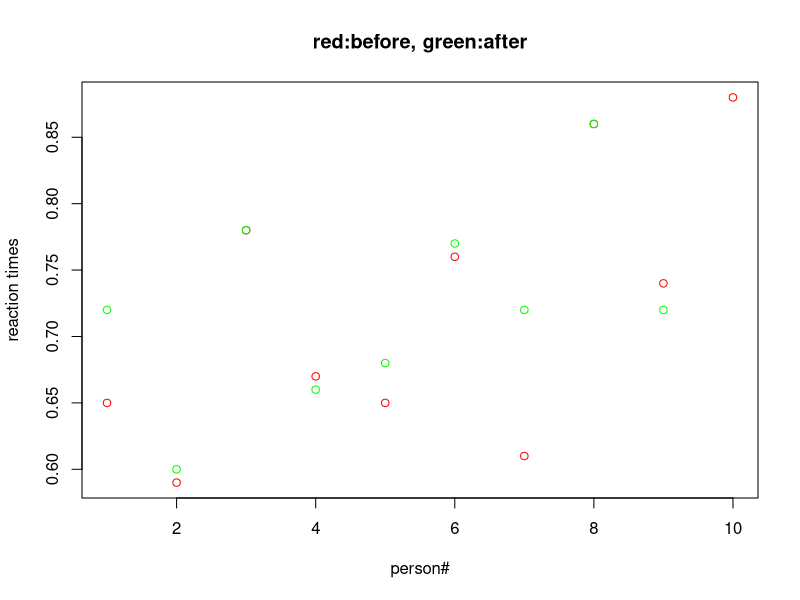

R code for this plot:
## ---- chunk 1
knitr::opts_chunk$set(echo = TRUE)
## ---- chunk 2
pH <- c(7.07, 7.00, 7.10, 6.97, 7.00, 7.03, 7.01, 7.01, 6.98, 7.08)
## ---- chunk 3
d <- pH - 7
d <- d[d != 0]
n <- length(d)
r <- rank(abs(d))
sr <- r* sign(d)
z.cc <- (sum(sr)+1)/sqrt(sum(sr^2))
pnorm(z.cc)
## ---- chunk 4
wilcox.test(pH, rep(7,length(pH)), alternative="two.sided", paired=TRUE, exact=FALSE)
## ---- chunk 5
veteran <- data.frame(
    plasma=c(2.5, 3.1, 2.1, 3.5, 7.2, 1.8, 6.0, 3.0, 36.0, 4.7, 6.9, 
        3.3, 4.6, 1.6, 7.3, 1.8, 20.0, 2.0, 2.5, 2.3),
    fattissue=c(4.9, 5.9, 4.4, 6.9, 4.0, 4.2, 10.0, 5.5, 41.0, 4.4, 
        7.0, 2.9, 4.6, 1.4, 7.7, 1.1, 11.0, 2.5, 2.3, 2.5))
## ---- chunk 6
d <- veteran$fattissue - veteran$plasma
d #contain zeros
d <- d[d != 0]
n <- length(d)
r <- rank(abs(d))
r #there are ties
sr <- r*sign(d)
sr #use CLT approx
z.cc <- (sum(sr)-1)/sqrt(sum(sr^2))
z.cc
pnorm(z.cc, lower.tail=FALSE)
## ---- chunk 7
wilcox.test(veteran$fattissue, veteran$plasma, paired=TRUE, alternative="greater", exact=FALSE)
## ---- chunk 8
dui <- data.frame(before=c(0.65, 0.59, 0.78, 0.67, 0.65, 0.76, 0.61, 0.86, 0.74, 0.88),
    after=c(0.72, 0.60, 0.78, 0.66, 0.68, 0.77, 0.72, 0.86, 0.72, 0.97))
## ---- chunk 9
plot(dui$before, main="red:before, green:after", col="red", ylab="reaction times", xlab="person#")
points(dui$after, col="green")
## ---- chunk 10
summary(dui$before)
summary(dui$after)
## ---- chunk 11
d <- dui$after - dui$before
d <- d[d != 0] #there are zeros
n <- length(d)
r <- rank(abs(d)) #there are ties
sr <- r*sign(d) #use CLT approx
z.cc <- (sum(sr)-1)/sqrt(sum(sr^2))
z.cc
pnorm(z.cc, lower.tail=FALSE)
## ---- chunk 12
data <- cbind(c(42.6, 39.3, 39.6, 39.9, 42.9, 43.6),
              c(39.8, 40.1, 40.5, 42.3, 42.5, 43.1),
              c(40.2, 40.5, 41.3, 43.4, 44.9, 45.1),
              c(41.3, 42.2, 43.5, 44.2, 45.9, 42.3))
colnames(data) <- c("M1", "M2", "M3", "M4")
rownames(data) <- 1:6

Rtab <- t(apply(data, 1, rank))
Rtab
R <- colSums(Rtab)
b <- 6
k <- 4
T1 <- (12/(b*k*(k+1)))*sum((R - b*(k+1)/2)^2)
pchisq(T1, k-1, lower.tail=FALSE)
## ---- chunk 13
friedman.test(data, k-1, lower.tail=FALSE)
## ---- chunk 14
course <- cbind(c(68, 83, 72, 55, 92),
                c(73, 91, 77, 77, 75),
                c(61, 86, 66, 66, 87))
colnames(course) <- c("Math", "French", "Biology")
rownames(course) <- 1:5
## ---- chunk 15
b <- 5
k <- 3
Rtab <- t(apply(course, 1, rank))
R <- colSums(Rtab)
Delta <- apply(course, 1, range)
Delta <- Delta[2,] - Delta[1,]
Delta
Q <- rank(Delta)
Q
Stab <- Q * (Rtab - (k+1)/2)
Stab
S <- colSums(Stab)
A2 <- sum(Stab^2)
B <- sum(S^2)/b
T3 <- (b-1)*B/(A2-B)
c(A2, B, T3)
pf(T3, k-1, (b-1)*(k-1), lower.tail=FALSE)
## ---- chunk 16
quade.test(course)
